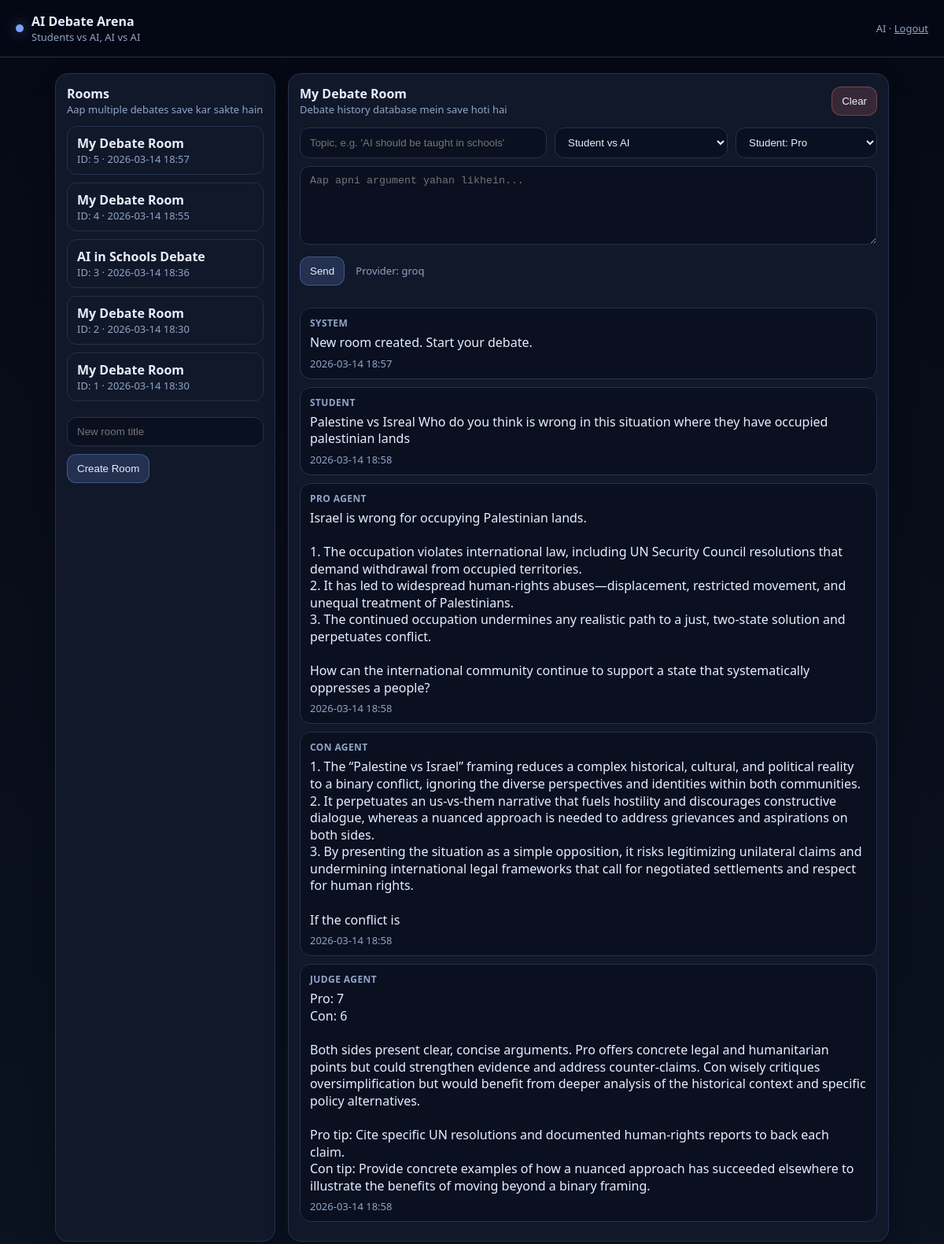
/r/5/ (signed in), run on the app's committed database.
### debate/models.py (models this page shows, shortened)
class DebateRoom(models.Model):
    owner = models.ForeignKey(settings.AUTH_USER_MODEL, on_delete=models.CASCADE, related_name="debate_rooms")
    title = models.CharField(max_length=120, default="My Debate Room")
    created_at = models.DateTimeField(auto_now_add=True)

class DebateMessage(models.Model):
    ROLE_CHOICES = [
        ("student", "Student"),
        ("pro", "Pro Agent"),
        ("con", "Con Agent"),
        ("judge", "Judge Agent"),
        ("system", "System"),
    ]
    room = models.ForeignKey(DebateRoom, on_delete=models.CASCADE, related_name="messages")
    role = models.CharField(max_length=20, choices=ROLE_CHOICES)
    content = models.TextField()
    created_at = models.DateTimeField(auto_now_add=True)
    class Meta:
        ordering = ["created_at"]

### debate/views.py (the view, shortened to what this page needs)
# urls.py: path("r/<int:room_id>/", views.room, name="room"),
@login_required
def room(request, room_id):
    room = get_object_or_404(DebateRoom, id=room_id, owner=request.user)
    rooms = DebateRoom.objects.filter(owner=request.user).order_by("-created_at")
    return render(request, "debate/arena.html", {"room": room, "rooms": rooms,
                                                 "ai_provider": getattr(settings, "AI_PROVIDER","groq"),
                                                 "groq_model": getattr(settings, "GROQ_MODEL","openai/gpt-oss-20b"),
                                                 "openai_model": getattr(settings,"OPENAI_MODEL","gpt-5"),})

### debate/templates/debate/arena.html (shortened to what this page needs)
{% extends "base.html" %}
{% block content %}
<div class="grid">
  <div class="card">
    <div style="display:flex;justify-content:space-between;align-items:center;gap:10px">
      <div>
        <div style="font-weight:800">Rooms</div>
        <div class="muted">Aap multiple debates save kar sakte hain</div>
      </div>
    </div>
    <div style="height:12px"></div>
    {% for r in rooms %}
      <a class="roomlink" href="{% url 'room' r.id %}">
        <div style="font-weight:700">{{ r.title }}</div>
        <div class="muted">ID: {{ r.id }} · {{ r.created_at|date:"Y-m-d H:i" }}</div>
      </a>
    {% empty %}
      <div class="muted">No rooms yet.</div>
    {% endfor %}
    <div style="height:10px"></div>
    <form method="post">
      <input class="inp" name="title" placeholder="New room title">
      <div style="height:10px"></div>
      <button class="btn primary" type="submit">Create Room</button>
    </form>
  </div>
  <div class="card">
    <div style="display:flex;justify-content:space-between;align-items:center;gap:10px">
      <div>
        <div style="font-weight:800">{{ room.title }}</div>
        <div class="muted">Debate history database mein save hoti hai</div>
      </div>
      <form method="post" action="{% url 'clear_room' room.id %}" style="margin:0">{% csrf_token %}<button class="btn danger" type="submit">Clear</button></form>
    </div>
    <div style="height:14px"></div>
    <form method="post">
      <div style="display:grid;grid-template-columns:1fr 220px 180px;gap:10px">
        <input class="inp" name="topic" placeholder="Topic, e.g. 'AI should be taught in schools'" required>
        <select class="sel" name="mode">
          <option value="student_vs_ai">Student vs AI</option>
        </select>
        <select class="sel" name="student_side">
          <option value="pro">Student: Pro</option>
        </select>
      </div>
      <div style="height:10px"></div>
      <textarea class="ta" name="text" placeholder="Aap apni argument yahan likhein..." required></textarea>
      <div style="height:10px"></div>
      <button class="btn primary" type="submit">Send</button>
      <span class="muted" style="margin-left:10px">Provider: {{ ai_provider }}</span>
    </form>
    <div style="height:18px"></div>
    {% for m in room.messages.all %}
      <div class="msg">
        <div class="role">{{ m.get_role_display }}</div>
        <div class="content">{{ m.content }}</div>
        <div class="muted" style="margin-top:6px">{{ m.created_at|date:"Y-m-d H:i" }}</div>
      </div>
    {% endfor %}
  </div>
</div>
{% endblock %}

### debate/templates/base.html (shortened to what this page needs)
<!doctype html>
<html lang="en">
<head>
</head>
<body>
  <div class="top">
    <div class="brand">
      <div class="dot"></div>
      <div>
        <div style="font-weight:800">AI Debate Arena</div>
        <div class="muted">Students vs AI, AI vs AI</div>
      </div>
    </div>
    <div class="muted">
      {% if user.is_authenticated %}
        {{ user.username }} ·
        <form class="inline-form" method="post" action="{% url 'logout' %}">
          <button class="link-btn" type="submit">Logout</button>
        </form>
      {% endif %}
    </div>
  </div>
  <div class="wrap">
    {% block content %}{% endblock %}
  </div>
</body>
</html>

### debate/templates/base.html (style rules this page uses)
:root { --bg:#0b1220;--card:#121a2b;--muted:#91a4c7;--text:#e7eeff;--line:#24314f;--accent:#7aa2ff;--danger:#ff7a7a }
* { box-sizing:border-box }
body { margin:0;font-family:ui-sans-serif,system-ui,-apple-system,Segoe UI,Roboto,Arial;background:linear-gradient(180deg,#050914,#0b1220);color:var(--text) }
a { color:inherit;text-decoration:none }
.top { display:flex;align-items:center;justify-content:space-between;padding:16px 20px;border-bottom:1px solid var(--line);position:sticky;top:0;background:rgba(5,9,20,.85);backdrop-filter:blur(10px) }
.brand { display:flex;gap:10px;align-items:center }
.dot { width:10px;height:10px;border-radius:999px;background:var(--accent);box-shadow:0 0 18px rgba(122,162,255,.6) }
.wrap { max-width:1100px;margin:0 auto;padding:20px }
.grid { display:grid;grid-template-columns:280px 1fr;gap:16px }
.card { background:rgba(18,26,43,.92);border:1px solid var(--line);border-radius:16px;padding:14px;box-shadow:0 10px 30px rgba(0,0,0,.25) }
.muted { color:var(--muted);font-size:13px }
.btn { border:1px solid var(--line);background:transparent;color:var(--text);padding:10px 12px;border-radius:12px;cursor:pointer }
.btn.primary { background:rgba(122,162,255,.18);border-color:rgba(122,162,255,.35) }
.btn.danger { background:rgba(255,122,122,.16);border-color:rgba(255,122,122,.35) }
.inp, .sel, .ta { width:100%;background:#0a1020;color:var(--text);border:1px solid var(--line);border-radius:12px;padding:10px 12px }
.ta { min-height:100px;resize:vertical }
.msg { padding:10px 12px;border:1px solid var(--line);border-radius:14px;background:#0a1020;margin:10px 0 }
.msg .role { font-weight:700;font-size:12px;letter-spacing:.4px;text-transform:uppercase;color:var(--muted) }
.msg .content { white-space:pre-wrap;margin-top:6px;line-height:1.35 }
.roomlink { display:block;padding:10px 12px;border-radius:12px;border:1px solid var(--line);margin-bottom:10px }
.inline-form { display:inline }
.link-btn { background:none;border:0;padding:0;color:inherit;cursor:pointer;font:inherit;text-decoration:underline }

### data on the page
DebateRoom: title "My Debate Room", id "5", created_at "2026-03-14 18:57"
DebateRoom: title "My Debate Room", id "4", created_at "2026-03-14 18:55"
DebateRoom: title "AI in Schools Debate", id "3", created_at "2026-03-14 18:36"
DebateRoom: title "My Debate Room", id "2", created_at "2026-03-14 18:30"
DebateRoom: title "My Debate Room", id "1", created_at "2026-03-14 18:30"
DebateMessage: role "SYSTEM", content "New room created. Start your debate.", created_at "2026-03-14 18:57"
DebateMessage: role "STUDENT", content "Palestine vs Isreal Who do you think is wrong in this situation where they have occupied palestinian lands", created_at "2026-03-14 18:58"
DebateMessage: role "PRO AGENT", content "Israel is wrong for occupying Palestinian lands. 1. The occupation violates international law, including UN Security Council resolutions that demand withdrawal from occupied territories. 2. It has led to widespread human‑rights abuses—displacement, restricted movement, and unequal treatment of Palestinians. 3. The continued occupation undermines any realistic path to a just, two‑state solution and perpetuates conflict. How can the international community continue to support a state that systematically oppresses a people?", created_at "2026-03-14 18:58"
DebateMessage: role "CON AGENT", content "1. The “Palestine vs Israel” framing reduces a complex historical, cultural, and political reality to a binary conflict, ignoring the diverse perspectives and identities within both communities. 2. It perpetuates an us‑vs‑them narrative that fuels hostility and discourages constructive dialogue, whereas a nuanced approach is needed to address grievances and aspirations on both sides. 3. By presenting the situation as a simple opposition, it risks legitimizing unilateral claims and undermining international legal frameworks that call for negotiated settlements and respect for human rights. If the conflict is", created_at "2026-03-14 18:58"
DebateMessage: role "JUDGE AGENT", content "Pro: 7 Con: 6 Both sides present clear, concise arguments. Pro offers concrete legal and humanitarian points but could strengthen evidence and address counter‑claims. Con wisely critiques oversimplification but would benefit from deeper analysis of the historical context and specific policy alternatives. Pro tip: Cite specific UN resolutions and documented human‑rights reports to back each claim. Con tip: Provide concrete examples of how a nuanced approach has succeeded elsewhere to illustrate the benefits of moving beyond a binary framing.", created_at "2026-03-14 18:58"

### other printed values
{{ user.username }} "AI"
{{ ai_provider }} "groq"
